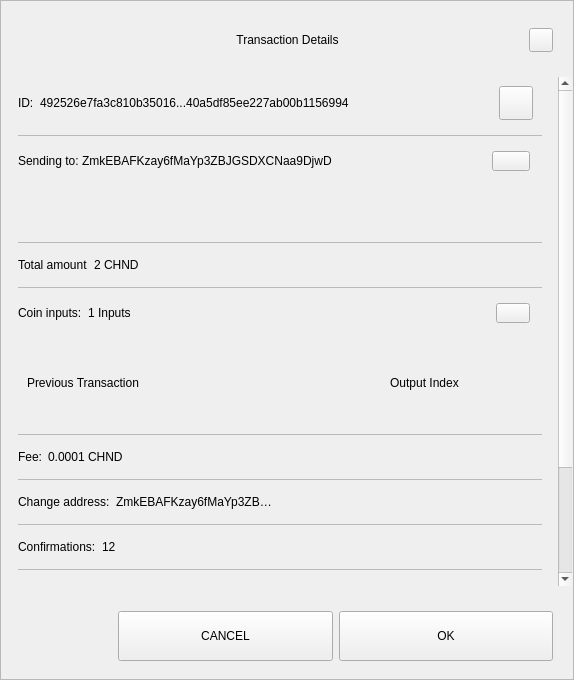
<?xml version="1.0" encoding="UTF-8"?>
<ui version="4.0">
 <class>TxDetailDialog</class>
 <widget class="QWidget" name="TxDetailDialog">
  <property name="geometry">
   <rect>
    <x>0</x>
    <y>0</y>
    <width>574</width>
    <height>680</height>
   </rect>
  </property>
  <property name="sizePolicy">
   <sizepolicy hsizetype="Preferred" vsizetype="Expanding">
    <horstretch>0</horstretch>
    <verstretch>0</verstretch>
   </sizepolicy>
  </property>
  <property name="minimumSize">
   <size>
    <width>574</width>
    <height>500</height>
   </size>
  </property>
  <property name="windowTitle">
   <string>Form</string>
  </property>
  <property name="styleSheet">
   <string notr="true"/>
  </property>
  <layout class="QVBoxLayout" name="verticalLayout_3">
   <property name="spacing">
    <number>0</number>
   </property>
   <property name="leftMargin">
    <number>0</number>
   </property>
   <property name="topMargin">
    <number>0</number>
   </property>
   <property name="rightMargin">
    <number>0</number>
   </property>
   <property name="bottomMargin">
    <number>0</number>
   </property>
   <item>
    <widget class="QFrame" name="frame">
     <property name="sizePolicy">
      <sizepolicy hsizetype="Preferred" vsizetype="Expanding">
       <horstretch>0</horstretch>
       <verstretch>0</verstretch>
      </sizepolicy>
     </property>
     <property name="styleSheet">
      <string notr="true"/>
     </property>
     <property name="frameShape">
      <enum>QFrame::StyledPanel</enum>
     </property>
     <property name="frameShadow">
      <enum>QFrame::Raised</enum>
     </property>
     <layout class="QVBoxLayout" name="verticalLayout">
      <property name="leftMargin">
       <number>0</number>
      </property>
      <property name="rightMargin">
       <number>0</number>
      </property>
      <item>
       <layout class="QHBoxLayout" name="horizontalLayout_3">
        <property name="spacing">
         <number>0</number>
        </property>
        <property name="leftMargin">
         <number>20</number>
        </property>
        <property name="topMargin">
         <number>10</number>
        </property>
        <property name="rightMargin">
         <number>20</number>
        </property>
        <item>
         <spacer name="horizontalSpacer_1">
          <property name="orientation">
           <enum>Qt::Horizontal</enum>
          </property>
          <property name="sizeHint" stdset="0">
           <size>
            <width>40</width>
            <height>20</height>
           </size>
          </property>
         </spacer>
        </item>
        <item>
         <widget class="QLabel" name="labelTitle">
          <property name="minimumSize">
           <size>
            <width>0</width>
            <height>40</height>
           </size>
          </property>
          <property name="maximumSize">
           <size>
            <width>16777215</width>
            <height>40</height>
           </size>
          </property>
          <property name="styleSheet">
           <string notr="true">padding-left:24px;</string>
          </property>
          <property name="text">
           <string>Transaction Details</string>
          </property>
          <property name="alignment">
           <set>Qt::AlignCenter</set>
          </property>
          <property name="margin">
           <number>7</number>
          </property>
         </widget>
        </item>
        <item>
         <spacer name="horizontalSpacer_2">
          <property name="orientation">
           <enum>Qt::Horizontal</enum>
          </property>
          <property name="sizeHint" stdset="0">
           <size>
            <width>40</width>
            <height>20</height>
           </size>
          </property>
         </spacer>
        </item>
        <item>
         <widget class="QPushButton" name="btnEsc">
          <property name="minimumSize">
           <size>
            <width>24</width>
            <height>24</height>
           </size>
          </property>
          <property name="maximumSize">
           <size>
            <width>24</width>
            <height>24</height>
           </size>
          </property>
          <property name="focusPolicy">
           <enum>Qt::NoFocus</enum>
          </property>
          <property name="text">
           <string/>
          </property>
         </widget>
        </item>
       </layout>
      </item>
      <item>
       <spacer name="verticalSpacer">
        <property name="orientation">
         <enum>Qt::Vertical</enum>
        </property>
        <property name="sizeType">
         <enum>QSizePolicy::Fixed</enum>
        </property>
        <property name="sizeHint" stdset="0">
         <size>
          <width>20</width>
          <height>10</height>
         </size>
        </property>
       </spacer>
      </item>
      <item>
       <widget class="QWidget" name="layoutScroll" native="true">
        <property name="minimumSize">
         <size>
          <width>0</width>
          <height>0</height>
         </size>
        </property>
        <layout class="QVBoxLayout" name="verticalLayout_4">
         <property name="leftMargin">
          <number>0</number>
         </property>
         <property name="topMargin">
          <number>0</number>
         </property>
         <property name="rightMargin">
          <number>0</number>
         </property>
         <item>
          <widget class="QScrollArea" name="scrollArea">
           <property name="styleSheet">
            <string notr="true">#scrollArea {
background:transparent;
}</string>
           </property>
           <property name="horizontalScrollBarPolicy">
            <enum>Qt::ScrollBarAlwaysOff</enum>
           </property>
           <property name="sizeAdjustPolicy">
            <enum>QAbstractScrollArea::AdjustIgnored</enum>
           </property>
           <property name="widgetResizable">
            <bool>true</bool>
           </property>
           <property name="alignment">
            <set>Qt::AlignLeading|Qt::AlignLeft|Qt::AlignTop</set>
           </property>
           <widget class="QWidget" name="scrollAreaWidgetContents">
            <property name="geometry">
             <rect>
              <x>0</x>
              <y>0</y>
              <width>556</width>
              <height>672</height>
             </rect>
            </property>
            <property name="autoFillBackground">
             <bool>false</bool>
            </property>
            <property name="styleSheet">
             <string notr="true">#scrollAreaWidgetContents {
background:transparent;
}</string>
            </property>
            <layout class="QVBoxLayout" name="verticalLayout_7">
             <property name="spacing">
              <number>0</number>
             </property>
             <property name="sizeConstraint">
              <enum>QLayout::SetDefaultConstraint</enum>
             </property>
             <property name="leftMargin">
              <number>0</number>
             </property>
             <property name="topMargin">
              <number>0</number>
             </property>
             <property name="rightMargin">
              <number>0</number>
             </property>
             <property name="bottomMargin">
              <number>0</number>
             </property>
             <item>
              <widget class="QWidget" name="content" native="true">
               <layout class="QVBoxLayout" name="verticalLayout_2">
                <property name="leftMargin">
                 <number>16</number>
                </property>
                <property name="topMargin">
                 <number>0</number>
                </property>
                <property name="rightMargin">
                 <number>16</number>
                </property>
                <item>
                 <widget class="QWidget" name="contentID" native="true">
                  <layout class="QHBoxLayout" name="horizontalLayout_12" stretch="0,1,0">
                   <property name="leftMargin">
                    <number>0</number>
                   </property>
                   <item>
                    <widget class="QLabel" name="labelId">
                     <property name="maximumSize">
                      <size>
                       <width>16777215</width>
                       <height>16777215</height>
                      </size>
                     </property>
                     <property name="text">
                      <string>ID:</string>
                     </property>
                    </widget>
                   </item>
                   <item>
                    <widget class="QLabel" name="textId">
                     <property name="text">
                      <string>492526e7fa3c810b35016...40a5df85ee227ab00b1156994</string>
                     </property>
                    </widget>
                   </item>
                   <item>
                    <widget class="QPushButton" name="pushCopy">
                     <property name="minimumSize">
                      <size>
                       <width>34</width>
                       <height>34</height>
                      </size>
                     </property>
                     <property name="maximumSize">
                      <size>
                       <width>34</width>
                       <height>34</height>
                      </size>
                     </property>
                     <property name="focusPolicy">
                      <enum>Qt::NoFocus</enum>
                     </property>
                     <property name="text">
                      <string/>
                     </property>
                     <property name="iconSize">
                      <size>
                       <width>24</width>
                       <height>24</height>
                      </size>
                     </property>
                    </widget>
                   </item>
                  </layout>
                 </widget>
                </item>
                <item>
                 <widget class="QLabel" name="labelDivider9">
                  <property name="maximumSize">
                   <size>
                    <width>16777215</width>
                    <height>1</height>
                   </size>
                  </property>
                  <property name="styleSheet">
                   <string notr="true">background-color:#bababa;</string>
                  </property>
                  <property name="text">
                   <string/>
                  </property>
                 </widget>
                </item>
                <item>
                 <widget class="QWidget" name="contentOutputs" native="true">
                  <layout class="QHBoxLayout" name="horizontalLayout_11" stretch="0,3,0">
                   <property name="spacing">
                    <number>0</number>
                   </property>
                   <property name="leftMargin">
                    <number>0</number>
                   </property>
                   <property name="rightMargin">
                    <number>12</number>
                   </property>
                   <item>
                    <widget class="QLabel" name="labelSend">
                     <property name="maximumSize">
                      <size>
                       <width>16777215</width>
                       <height>16777215</height>
                      </size>
                     </property>
                     <property name="text">
                      <string>Sending to: </string>
                     </property>
                    </widget>
                   </item>
                   <item>
                    <widget class="QLabel" name="textSend">
                     <property name="text">
                      <string>ZmkEBAFKzay6fMaYp3ZBJGSDXCNaa9DjwD </string>
                     </property>
                    </widget>
                   </item>
                   <item>
                    <widget class="QPushButton" name="pushOutputs">
                     <property name="minimumSize">
                      <size>
                       <width>34</width>
                       <height>20</height>
                      </size>
                     </property>
                     <property name="maximumSize">
                      <size>
                       <width>38</width>
                       <height>20</height>
                      </size>
                     </property>
                     <property name="focusPolicy">
                      <enum>Qt::NoFocus</enum>
                     </property>
                     <property name="styleSheet">
                      <string notr="true"/>
                     </property>
                     <property name="text">
                      <string/>
                     </property>
                    </widget>
                   </item>
                  </layout>
                 </widget>
                </item>
                <item>
                 <widget class="QScrollArea" name="outputsScrollArea">
                  <property name="minimumSize">
                   <size>
                    <width>0</width>
                    <height>50</height>
                   </size>
                  </property>
                  <property name="styleSheet">
                   <string notr="true">#outputsScrollArea {
background:transparent;
}</string>
                  </property>
                  <property name="widgetResizable">
                   <bool>true</bool>
                  </property>
                  <widget class="QWidget" name="container_outputs_base">
                   <property name="geometry">
                    <rect>
                     <x>0</x>
                     <y>0</y>
                     <width>522</width>
                     <height>48</height>
                    </rect>
                   </property>
                   <property name="styleSheet">
                    <string notr="true">#container_outputs_base {
background:transparent;
}</string>
                   </property>
                  </widget>
                 </widget>
                </item>
                <item>
                 <widget class="QLabel" name="labelDivider8">
                  <property name="maximumSize">
                   <size>
                    <width>16777215</width>
                    <height>1</height>
                   </size>
                  </property>
                  <property name="styleSheet">
                   <string notr="true">background-color:#bababa;</string>
                  </property>
                  <property name="text">
                   <string/>
                  </property>
                 </widget>
                </item>
                <item>
                 <widget class="QWidget" name="contentAmount" native="true">
                  <layout class="QHBoxLayout" name="horizontalLayout_4" stretch="0,1">
                   <property name="leftMargin">
                    <number>0</number>
                   </property>
                   <item>
                    <widget class="QLabel" name="labelAmount">
                     <property name="maximumSize">
                      <size>
                       <width>16777215</width>
                       <height>16777215</height>
                      </size>
                     </property>
                     <property name="text">
                      <string>Total amount</string>
                     </property>
                    </widget>
                   </item>
                   <item>
                    <widget class="QLabel" name="textAmount">
                     <property name="text">
                      <string>2 CHND</string>
                     </property>
                    </widget>
                   </item>
                  </layout>
                 </widget>
                </item>
                <item>
                 <widget class="QLabel" name="labelDivider6">
                  <property name="maximumSize">
                   <size>
                    <width>16777215</width>
                    <height>1</height>
                   </size>
                  </property>
                  <property name="styleSheet">
                   <string notr="true">background-color:#bababa;</string>
                  </property>
                  <property name="text">
                   <string/>
                  </property>
                 </widget>
                </item>
                <item>
                 <widget class="QWidget" name="contentInputs" native="true">
                  <layout class="QHBoxLayout" name="horizontalLayout" stretch="0,2,0">
                   <property name="leftMargin">
                    <number>0</number>
                   </property>
                   <property name="rightMargin">
                    <number>12</number>
                   </property>
                   <item>
                    <widget class="QLabel" name="labelInputs">
                     <property name="sizePolicy">
                      <sizepolicy hsizetype="Minimum" vsizetype="Preferred">
                       <horstretch>0</horstretch>
                       <verstretch>0</verstretch>
                      </sizepolicy>
                     </property>
                     <property name="maximumSize">
                      <size>
                       <width>16777215</width>
                       <height>16777215</height>
                      </size>
                     </property>
                     <property name="text">
                      <string>Coin inputs:</string>
                     </property>
                    </widget>
                   </item>
                   <item>
                    <widget class="QLabel" name="textInputs">
                     <property name="text">
                      <string>1 Inputs</string>
                     </property>
                    </widget>
                   </item>
                   <item>
                    <widget class="QPushButton" name="pushInputs">
                     <property name="maximumSize">
                      <size>
                       <width>34</width>
                       <height>20</height>
                      </size>
                     </property>
                     <property name="focusPolicy">
                      <enum>Qt::NoFocus</enum>
                     </property>
                     <property name="styleSheet">
                      <string notr="true"/>
                     </property>
                     <property name="text">
                      <string/>
                     </property>
                    </widget>
                   </item>
                  </layout>
                 </widget>
                </item>
                <item>
                 <widget class="QFrame" name="gridInputs">
                  <property name="sizePolicy">
                   <sizepolicy hsizetype="Preferred" vsizetype="MinimumExpanding">
                    <horstretch>0</horstretch>
                    <verstretch>0</verstretch>
                   </sizepolicy>
                  </property>
                  <property name="minimumSize">
                   <size>
                    <width>0</width>
                    <height>90</height>
                   </size>
                  </property>
                  <layout class="QGridLayout" name="gridLayoutInput" columnstretch="5,2" rowminimumheight="0">
                   <property name="sizeConstraint">
                    <enum>QLayout::SetMaximumSize</enum>
                   </property>
                   <property name="verticalSpacing">
                    <number>0</number>
                   </property>
                   <item row="0" column="0" alignment="Qt::AlignLeft">
                    <widget class="QLabel" name="labelTitlePrevTx">
                     <property name="text">
                      <string>Previous Transaction</string>
                     </property>
                    </widget>
                   </item>
                   <item row="0" column="1" alignment="Qt::AlignLeft">
                    <widget class="QLabel" name="labelOutputIndex">
                     <property name="text">
                      <string>Output Index</string>
                     </property>
                     <property name="alignment">
                      <set>Qt::AlignCenter</set>
                     </property>
                    </widget>
                   </item>
                  </layout>
                 </widget>
                </item>
                <item>
                 <widget class="QLabel" name="labelDivider1">
                  <property name="maximumSize">
                   <size>
                    <width>16777215</width>
                    <height>1</height>
                   </size>
                  </property>
                  <property name="styleSheet">
                   <string notr="true">background-color:#bababa;</string>
                  </property>
                  <property name="text">
                   <string/>
                  </property>
                 </widget>
                </item>
                <item>
                 <widget class="QWidget" name="contentFee" native="true">
                  <layout class="QHBoxLayout" name="horizontalLayout_7" stretch="0,1">
                   <property name="leftMargin">
                    <number>0</number>
                   </property>
                   <item>
                    <widget class="QLabel" name="labelFee">
                     <property name="maximumSize">
                      <size>
                       <width>16777215</width>
                       <height>16777215</height>
                      </size>
                     </property>
                     <property name="text">
                      <string>Fee:</string>
                     </property>
                    </widget>
                   </item>
                   <item>
                    <widget class="QLabel" name="textFee">
                     <property name="text">
                      <string>0.0001 CHND</string>
                     </property>
                    </widget>
                   </item>
                  </layout>
                 </widget>
                </item>
                <item>
                 <widget class="QLabel" name="labelDivider2">
                  <property name="maximumSize">
                   <size>
                    <width>16777215</width>
                    <height>1</height>
                   </size>
                  </property>
                  <property name="styleSheet">
                   <string notr="true">background-color:#bababa;</string>
                  </property>
                  <property name="text">
                   <string/>
                  </property>
                 </widget>
                </item>
                <item>
                 <widget class="QWidget" name="contentChangeAddress" native="true">
                  <layout class="QHBoxLayout" name="horizontalLayout_6" stretch="0,1">
                   <property name="leftMargin">
                    <number>0</number>
                   </property>
                   <item>
                    <widget class="QLabel" name="labelChange">
                     <property name="maximumSize">
                      <size>
                       <width>16777215</width>
                       <height>16777215</height>
                      </size>
                     </property>
                     <property name="text">
                      <string>Change address:</string>
                     </property>
                    </widget>
                   </item>
                   <item>
                    <widget class="QLabel" name="textChange">
                     <property name="text">
                      <string>ZmkEBAFKzay6fMaYp3ZB… </string>
                     </property>
                    </widget>
                   </item>
                  </layout>
                 </widget>
                </item>
                <item>
                 <widget class="QLabel" name="labelDivider4">
                  <property name="maximumSize">
                   <size>
                    <width>16777215</width>
                    <height>1</height>
                   </size>
                  </property>
                  <property name="styleSheet">
                   <string notr="true">background-color:#bababa;</string>
                  </property>
                  <property name="text">
                   <string/>
                  </property>
                 </widget>
                </item>
                <item>
                 <widget class="QWidget" name="contentConfirmations" native="true">
                  <layout class="QHBoxLayout" name="horizontalLayout_8" stretch="0,1">
                   <property name="leftMargin">
                    <number>0</number>
                   </property>
                   <item>
                    <widget class="QLabel" name="labelConfirmations">
                     <property name="maximumSize">
                      <size>
                       <width>16777215</width>
                       <height>16777215</height>
                      </size>
                     </property>
                     <property name="text">
                      <string>Confirmations:</string>
                     </property>
                    </widget>
                   </item>
                   <item>
                    <widget class="QLabel" name="textConfirmations">
                     <property name="text">
                      <string>12</string>
                     </property>
                    </widget>
                   </item>
                  </layout>
                 </widget>
                </item>
                <item>
                 <widget class="QLabel" name="labelDivider7">
                  <property name="maximumSize">
                   <size>
                    <width>16777215</width>
                    <height>1</height>
                   </size>
                  </property>
                  <property name="styleSheet">
                   <string notr="true">background-color:#bababa;</string>
                  </property>
                  <property name="text">
                   <string/>
                  </property>
                 </widget>
                </item>
                <item>
                 <widget class="QWidget" name="contentSize" native="true">
                  <layout class="QHBoxLayout" name="horizontalLayout_9" stretch="0,1">
                   <property name="leftMargin">
                    <number>0</number>
                   </property>
                   <item>
                    <widget class="QLabel" name="labelSize">
                     <property name="maximumSize">
                      <size>
                       <width>16777215</width>
                       <height>16777215</height>
                      </size>
                     </property>
                     <property name="text">
                      <string>Size:</string>
                     </property>
                    </widget>
                   </item>
                   <item>
                    <widget class="QLabel" name="textSize">
                     <property name="text">
                      <string>2 kB</string>
                     </property>
                    </widget>
                   </item>
                  </layout>
                 </widget>
                </item>
                <item>
                 <widget class="QLabel" name="labelDivider3">
                  <property name="maximumSize">
                   <size>
                    <width>16777215</width>
                    <height>1</height>
                   </size>
                  </property>
                  <property name="styleSheet">
                   <string notr="true">background-color:#bababa;</string>
                  </property>
                  <property name="text">
                   <string/>
                  </property>
                 </widget>
                </item>
                <item>
                 <widget class="QWidget" name="contentDate" native="true">
                  <layout class="QHBoxLayout" name="horizontalLayout_5" stretch="0,1">
                   <property name="leftMargin">
                    <number>0</number>
                   </property>
                   <item>
                    <widget class="QLabel" name="labelDate">
                     <property name="maximumSize">
                      <size>
                       <width>16777215</width>
                       <height>16777215</height>
                      </size>
                     </property>
                     <property name="text">
                      <string>Date:</string>
                     </property>
                    </widget>
                   </item>
                   <item>
                    <widget class="QLabel" name="textDate">
                     <property name="text">
                      <string>May 25, 2017</string>
                     </property>
                    </widget>
                   </item>
                  </layout>
                 </widget>
                </item>
                <item>
                 <widget class="QLabel" name="labelDivider5">
                  <property name="maximumSize">
                   <size>
                    <width>16777215</width>
                    <height>1</height>
                   </size>
                  </property>
                  <property name="styleSheet">
                   <string notr="true">background-color:#bababa;</string>
                  </property>
                  <property name="text">
                   <string/>
                  </property>
                 </widget>
                </item>
                <item>
                 <widget class="QWidget" name="contentStatus" native="true">
                  <layout class="QHBoxLayout" name="horizontalLayout_10" stretch="0,1">
                   <property name="leftMargin">
                    <number>0</number>
                   </property>
                   <item>
                    <widget class="QLabel" name="labelStatus">
                     <property name="maximumSize">
                      <size>
                       <width>16777215</width>
                       <height>16777215</height>
                      </size>
                     </property>
                     <property name="text">
                      <string>Status:</string>
                     </property>
                    </widget>
                   </item>
                   <item>
                    <widget class="QLabel" name="textStatus">
                     <property name="text">
                      <string>Spendable</string>
                     </property>
                    </widget>
                   </item>
                  </layout>
                 </widget>
                </item>
                <item>
                 <spacer name="verticalSpacer_2">
                  <property name="orientation">
                   <enum>Qt::Vertical</enum>
                  </property>
                  <property name="sizeType">
                   <enum>QSizePolicy::Expanding</enum>
                  </property>
                  <property name="sizeHint" stdset="0">
                   <size>
                    <width>20</width>
                    <height>10</height>
                   </size>
                  </property>
                 </spacer>
                </item>
                <item>
                 <widget class="QLabel" name="labelWarning">
                  <property name="text">
                   <string>TextLabel</string>
                  </property>
                  <property name="alignment">
                   <set>Qt::AlignCenter</set>
                  </property>
                 </widget>
                </item>
               </layout>
              </widget>
             </item>
            </layout>
           </widget>
          </widget>
         </item>
        </layout>
       </widget>
      </item>
      <item>
       <widget class="QWidget" name="containerButtons" native="true">
        <layout class="QHBoxLayout" name="horizontalLayout1" stretch="1,2,2">
         <property name="leftMargin">
          <number>10</number>
         </property>
         <property name="rightMargin">
          <number>20</number>
         </property>
         <item>
          <spacer name="horizontalSpacer_3">
           <property name="orientation">
            <enum>Qt::Horizontal</enum>
           </property>
           <property name="sizeHint" stdset="0">
            <size>
             <width>40</width>
             <height>20</height>
            </size>
           </property>
          </spacer>
         </item>
         <item>
          <widget class="QPushButton" name="btnCancel">
           <property name="minimumSize">
            <size>
             <width>200</width>
             <height>50</height>
            </size>
           </property>
           <property name="focusPolicy">
            <enum>Qt::NoFocus</enum>
           </property>
           <property name="text">
            <string>CANCEL</string>
           </property>
          </widget>
         </item>
         <item>
          <widget class="QPushButton" name="btnSave">
           <property name="minimumSize">
            <size>
             <width>200</width>
             <height>50</height>
            </size>
           </property>
           <property name="focusPolicy">
            <enum>Qt::NoFocus</enum>
           </property>
           <property name="text">
            <string>OK</string>
           </property>
          </widget>
         </item>
        </layout>
       </widget>
      </item>
     </layout>
    </widget>
   </item>
  </layout>
 </widget>
 <resources/>
 <connections/>
</ui>
